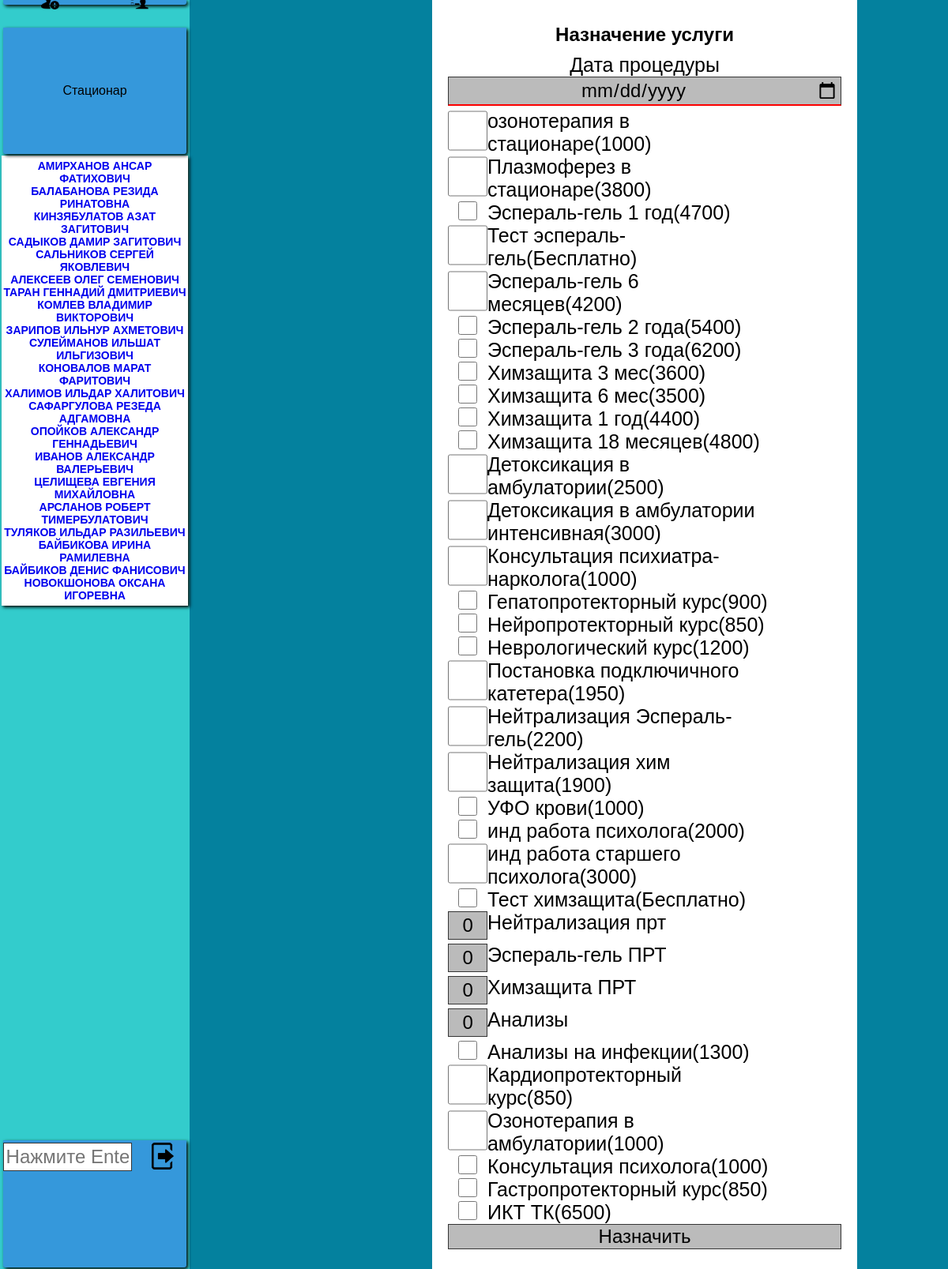
The page /add.php?id=5233&flagadd=3 (signed in) on the database its author committed.
### tables this page shows
CREATE TABLE `items` (
  `id` int(11) NOT NULL AUTO_INCREMENT,
  `name` varchar(60) NOT NULL,
  `cost` text NOT NULL,
  `dist` text NOT NULL,
  `bonus` text NOT NULL,
  `bonusN` int(11) NOT NULL,
  PRIMARY KEY (`id`)
);

### add.php (the view, shortened to what this page needs)
<?php
	include("includes/DB.php");
	if (isset($_GET['flagadd'])){
    $typePage = $_GET['flagadd'];
    }
?>
<!DOCTYPE html>
<html lang="ru">
  <head>
  	<link rel="stylesheet" href="css/style.css">
    <link rel="stylesheet" href="css/menu.css">
  </head>
  <body>
  	<div class="wrapper">
  		<?php
  			include('includes/menu.php');
  		?>
      <div class="content">
        <section class="add">
          <?php
          	switch ($typePage){
                case 3:
                  $servQuery = mysqli_query($connection, "SELECT * FROM items");
                  echo '
                    <div class="content">
                      <section class="add">
                        <div class="wrap">
                          <h2>Назначение услуги</h2>
                            <form action="add.php" method="get">
                              <p><label for="date">Дата процедуры<br><input name="date" type="date" required></label></p>';
                              while($dataServ = mysqli_fetch_assoc($servQuery)){
                                if($dataServ['cost']>1){
                                  echo '<div class="line">';
                                  echo '<input style="float:right;" type="checkbox" name="serv[]" value="'.$dataServ['id'].'"><p>'.$dataServ['name'].'('.$dataServ['cost'].')</p></div>';
                                  }
                                elseif($dataServ['cost'] == 1){
                                  echo '<div class="line"><input type="text" name="costServ[]" value="0" placeholder="Введите стоимость"><p>'.$dataServ['name'].'</p></div>';
                                  }
                                else{
                                  echo '<div class="line">';
                                  echo '<input style="float:right;" type="checkbox" name="serv[]" value="'.$dataServ['id'].'"><p>'.$dataServ['name'].'(Бесплатно)</p></div>';
                                  }
                              }
                              echo '<input type="submit" name="submit" value="Назначить">
                            </form>
                        </div>
                      </section>
                    </div>';
                  break;
            	}
          ?>
        </section>
      </div>
    </div>
  </body>
</html>

### css/style.css (style rules this page uses)
* { margin: 0; padding: 0; box-sizing: border-box; font-family: sans-serif; }
body { background: #04819E; }
input, input[type=text], input[type=password], input[type=tel], select { background: #bbbbbb; font-size: 24px; line-height: 1; text-align: center; width: 100%; padding: 3px; margin: 0 6px 5px 0; outline: none; border: 1px solid #353535; }
section { height: 100vh; display: flex; justify-content: center; color: #fff; flex-direction: column; margin: 0; }
.add { color: black; }
.add .wrap { width: 70%; overflow: scroll; margin: 0 auto; background: white; padding: 20px; }
.add .wrap h2 { text-align: center; margin: 10px; }
.add .wrap .line { width: 100%; display: grid; grid-template-columns: 10% 90%; }
.add .wrap .line p { width: 80%; text-align: left; }
.add .wrap .line input[type=checkbox] { min-height: 20px; }
.wrapper { position: relative; overflow-x: hidden; }
.wrap { width: 98%; height: 100%; margin: 0 auto; }
.wrap p { text-align: center; text-decoration: none; font-size: 25px; color: black; }
input:required { border-bottom: 2px solid red; }

### css/menu.css (style rules this page uses)
.content { width: 80%; margin-left: 20%; position: relative; z-index: 0; }

### rows shown on the page
items: name "озонотерапия в стационаре", cost "1000"
items: name "Плазмоферез в стационаре", cost "3800"
items: name "Эспераль-гель 1 год", cost "4700"
items: name "Тест эспераль-гель"
items: name "Эспераль-гель 6 месяцев", cost "4200"
items: name "Эспераль-гель 2 года", cost "5400"
items: name "Эспераль-гель 3 года", cost "6200"
items: name "Химзащита 3 мес", cost "3600"
items: name "Химзащита 6 мес", cost "3500"
items: name "Химзащита 1 год", cost "4400"
items: name "Химзащита 18 месяцев", cost "4800"
items: name "Детоксикация в амбулатории", cost "2500"
items: name "Детоксикация в амбулатории интенсивная", cost "3000"
items: name "Консультация психиатра-нарколога", cost "1000"
items: name "Гепатопротекторный курс", cost "900"
items: name "Нейропротекторный курс", cost "850"
items: name "Неврологический курс", cost "1200"
items: name "Постановка подключичного катетера", cost "1950"
items: name "Нейтрализация Эспераль-гель", cost "2200"
items: name "Нейтрализация хим защита", cost "1900"
items: name "УФО крови", cost "1000"
items: name "инд работа психолога", cost "2000"
items: name "инд работа старшего психолога", cost "3000"
items: name "Тест химзащита"
items: name "Нейтрализация прт"
items: name "Эспераль-гель ПРТ"
items: name "Химзащита ПРТ"
items: name "Анализы"
items: name "Анализы на инфекции", cost "1300"
items: name "Кардиопротекторный курс", cost "850"
items: name "Озонотерапия в амбулатории", cost "1000"
items: name "Консультация психолога", cost "1000"
items: name "Гастропротекторный курс", cost "850"
items: name "ИКТ ТК", cost "6500"

### other values the page prints
$data['fio'] "АМИРХАНОВ АНСАР ФАТИХОВИЧ"
$data['fio'] "БАЛАБАНОВА РЕЗИДА РИНАТОВНА"
$data['fio'] "КИНЗЯБУЛАТОВ АЗАТ ЗАГИТОВИЧ"
$data['fio'] "САДЫКОВ ДАМИР ЗАГИТОВИЧ"
$data['fio'] "САЛЬНИКОВ СЕРГЕЙ ЯКОВЛЕВИЧ"
$data['fio'] "АЛЕКСЕЕВ ОЛЕГ СЕМЕНОВИЧ"
$data['fio'] "ТАРАН ГЕННАДИЙ ДМИТРИЕВИЧ"
$data['fio'] "КОМЛЕВ ВЛАДИМИР ВИКТОРОВИЧ"
$data['fio'] "ЗАРИПОВ ИЛЬНУР АХМЕТОВИЧ"
$data['fio'] "СУЛЕЙМАНОВ ИЛЬШАТ ИЛЬГИЗОВИЧ"
$data['fio'] "КОНОВАЛОВ МАРАТ ФАРИТОВИЧ"
$data['fio'] "ХАЛИМОВ ИЛЬДАР ХАЛИТОВИЧ"
$data['fio'] "САФАРГУЛОВА РЕЗЕДА АДГАМОВНА"
$data['fio'] "ОПОЙКОВ АЛЕКСАНДР ГЕННАДЬЕВИЧ"
$data['fio'] "ИВАНОВ АЛЕКСАНДР ВАЛЕРЬЕВИЧ"
